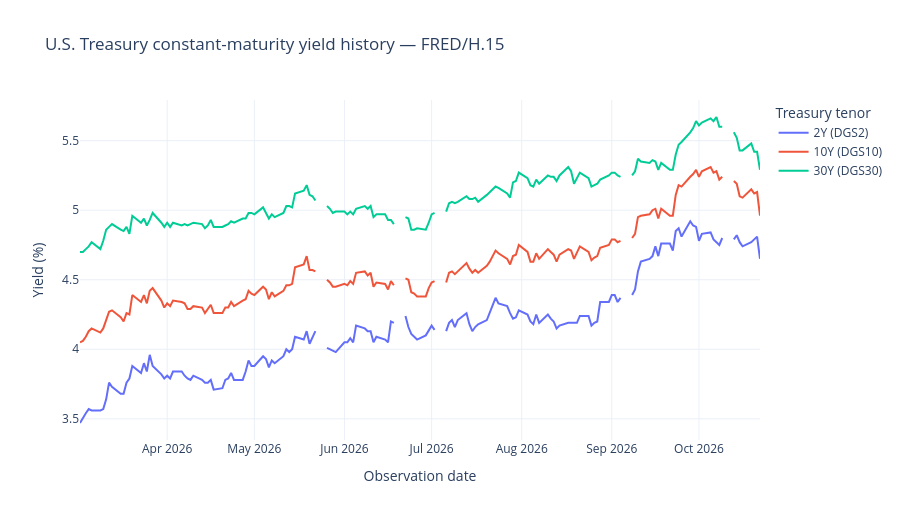

This figure's notebook cell:
### Code cell
history_figure = show_yield_history(
    observations, *date_range.get_dates()
)

### Figure 1 — Plotly figure (JSON) as saved in the notebook; plotly's stock layout.template omitted (floating-point values rounded to 4 significant figures; data arrays with more than 128 entries replaced by an {"elided": "..."} marker saying what was removed)
{"data": [{"connectgaps": false, "hovertemplate": "%{x|%Y-%m-%d}<br>%{y:.2f}%<extra>%{fullData.name}</extra>", "line": {"dash": "solid"}, "mode": "lines", "name": "2Y (DGS2)", "type": "scatter", "x": {"elided": "169 str values"}, "y": {"elided": "169 float values"}}, {"connectgaps": false, "hovertemplate": "%{x|%Y-%m-%d}<br>%{y:.2f}%<extra>%{fullData.name}</extra>", "line": {"dash": "solid"}, "mode": "lines", "name": "10Y (DGS10)", "type": "scatter", "x": {"elided": "169 str values"}, "y": {"elided": "169 float values"}}, {"connectgaps": false, "hovertemplate": "%{x|%Y-%m-%d}<br>%{y:.2f}%<extra>%{fullData.name}</extra>", "line": {"dash": "solid"}, "mode": "lines", "name": "30Y (DGS30)", "type": "scatter", "x": {"elided": "169 str values"}, "y": {"elided": "169 float values"}}], "layout": {"height": 520, "hovermode": "x unified", "legend": {"title": {"text": "Treasury tenor"}}, "title": {"text": "U.S. Treasury constant-maturity yield history — FRED/H.15"}, "xaxis": {"range": ["2026-03-02", "2026-10-22"], "title": {"text": "Observation date"}, "type": "date"}, "yaxis": {"autorange": true, "title": {"text": "Yield (%)"}}}}
